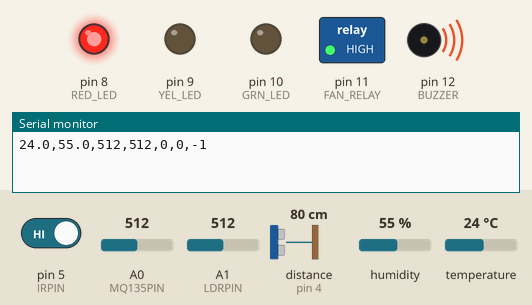
Simulated run of this sketch. Board: Arduino Uno, built with avr-gcc and run on an emulated ATmega328P. On the bench: switched loads named in the sketch (green lamp = pin HIGH), output pins drawn as LEDs (lit = HIGH), buzzer (waves = sounding, pin HIGH), the last lines printed to the serial monitor. Wiring (inferred from the names in the program): ultrasonic range finder: trigger pin 3; echo pin 4. The test bench sets the inputs (shaded band); at power-on: temperature 24 °C, A0 (MQ135PIN) = 512, pin 5 (IRPIN) HIGH, A1 (LDRPIN) = 512, distance to the obstacle (sensor on pin 4) 80 cm, humidity 55 %. The echo pulse lasts 58.3 µs per cm; pins used as bus, display or sensor lines are not drawn.

Above: at 1.8 s.
1.9 s: temperature set to 29 °C
5.2 s: temperature set to 32 °C
At 7.7 s:
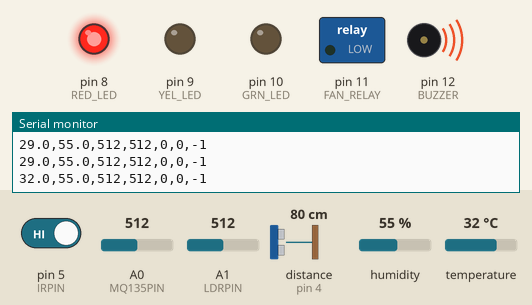
8.5 s: A0 (MQ135PIN) set to 411
10.2 s: A0 (MQ135PIN) set to 386
At 12.2 s:
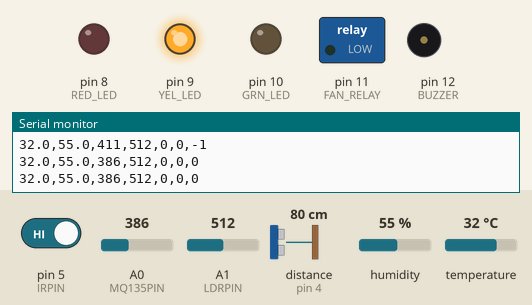
12.5 s: temperature set to 12 °C
At 13.5 s:
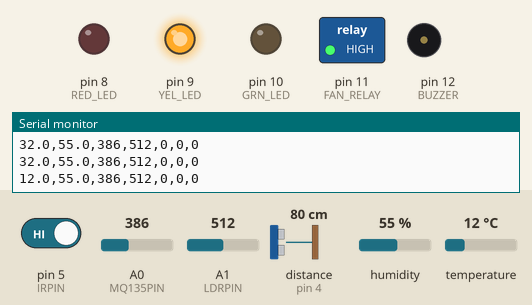
14.5 s: temperature set to 33 °C
At 17.0 s:
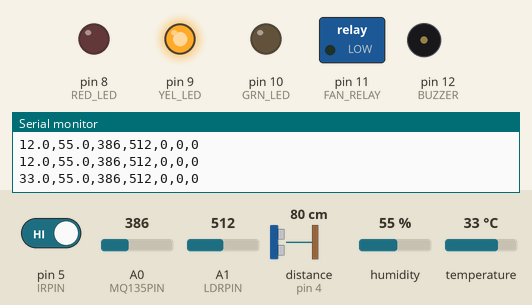
Timing chart, 0 to 18.5 s (numbered marks = the images above; inputs shaded):
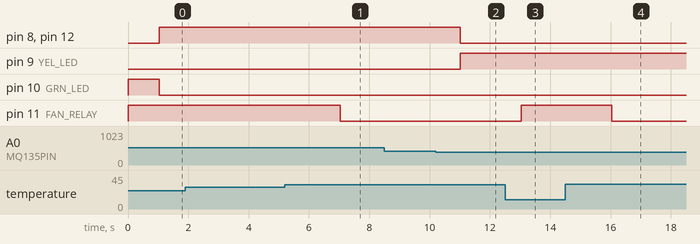

The sketch:

ParyavaranAI_Firmware.ino
```cpp
/*
 * PARYAVARAN AI - ULTIMATE EMBEDDED FIRMWARE
 * Includes: LED array with resistors, non-blocking timing, floating-pin protection
 */

#include <DHT.h>

// --- PIN DEFINITIONS ---
#define DHTPIN       2
#define DHTTYPE      DHT11
#define TRIGPIN      3
#define ECHOPIN      4
#define IRPIN        5
#define MQ135PIN     A0
#define LDRPIN       A1

// Visual Indicators (Each LED connected in series with a 220 Ohm resistor)
#define RED_LED      8
#define YEL_LED      9
#define GRN_LED      10

// Actuators
#define FAN_RELAY    11
#define BUZZER       12

DHT dht(DHTPIN, DHTTYPE);

// Non-blocking timer variables (Prevents delay lag)
unsigned long previousMillis = 0;
const long interval = 1000; // 1-second interval

// Smooth Analog Reader (Averages 10 samples to eliminate pin floating/noise)
int readSmoothedAnalog(int pin) {
  long sum = 0;
  for (int i = 0; i < 10; i++) {
    sum += analogRead(pin);
    delayMicroseconds(50);
  }
  return (int)(sum / 10);
}

void setup() {
  Serial.begin(9600);
  dht.begin();

  pinMode(TRIGPIN, OUTPUT);
  pinMode(ECHOPIN, INPUT);
  pinMode(IRPIN, INPUT_PULLUP); // Prevents random readings when unhooked

  // LED Output Pins
  pinMode(RED_LED, OUTPUT);
  pinMode(YEL_LED, OUTPUT);
  pinMode(GRN_LED, OUTPUT);

  // Actuator Output Pins
  pinMode(FAN_RELAY, OUTPUT);
  pinMode(BUZZER, OUTPUT);

  // Initial Hardware State
  digitalWrite(FAN_RELAY, HIGH); // Relay De-asserted (Active LOW)
  digitalWrite(BUZZER, LOW);

  // Initial LED State: Eco Mode Active
  digitalWrite(RED_LED, LOW);
  digitalWrite(YEL_LED, LOW);
  digitalWrite(GRN_LED, HIGH);
}

void loop() {
  unsigned long currentMillis = millis();

  // Non-blocking 1-second telemetry loop
  if (currentMillis - previousMillis >= interval) {
    previousMillis = currentMillis;

    // 1. Read DHT11 Temperature & Humidity
    float temp = dht.readTemperature();
    float hum = dht.readHumidity();
    if (isnan(temp) || temp <= 0) temp = 25.0; // Fallback if sensor unhooked
    if (isnan(hum) || hum <= 0) hum = 50.0;

    // 2. Ultrasonic Dustbin Distance Calculation
    digitalWrite(TRIGPIN, LOW);
    delayMicroseconds(2);
    digitalWrite(TRIGPIN, HIGH);
    delayMicroseconds(10);
    digitalWrite(TRIGPIN, LOW);
    long duration = pulseIn(ECHOPIN, HIGH, 25000); // 25ms timeout

    int binPercent = 0;
    if (duration > 0) {
      float distanceCm = duration * 0.034 / 2.0;
      binPercent = map(constrain((int)distanceCm, 5, 30), 5, 30, 100, 0);
    }

    // 3. Noise-Filtered Analog Sensor Readings
    int rawGas = readSmoothedAnalog(MQ135PIN);
    int rawLDR = readSmoothedAnalog(LDRPIN);
    int irState = (digitalRead(IRPIN) == LOW) ? 1 : 0;

    // 4. TriLogic Ternary State Engine Computation
    int triState = 1; // Default: Eco Mode (+1)
    if (temp > 35.0 || rawGas > 400 || binPercent > 85) {
      triState = -1; // Alert Mode
    } else if (temp > 30.0 || rawGas > 250 || binPercent > 70) {
      triState = 0;  // Balanced Mode
    }

    // 5. LED Array State Control
    if (triState == -1) {
      digitalWrite(RED_LED, HIGH); // Red LED ON (Alert)
      digitalWrite(YEL_LED, LOW);
      digitalWrite(GRN_LED, LOW);
    } else if (triState == 0) {
      digitalWrite(RED_LED, LOW);
      digitalWrite(YEL_LED, HIGH); // Yellow LED ON (Balanced)
      digitalWrite(GRN_LED, LOW);
    } else {
      digitalWrite(RED_LED, LOW);
      digitalWrite(YEL_LED, LOW);
      digitalWrite(GRN_LED, HIGH); // Green LED ON (Eco)
    }

    // 6. Actuator Outputs
    digitalWrite(BUZZER, (triState == -1) ? HIGH : LOW);
    digitalWrite(FAN_RELAY, (temp > 30.0) ? LOW : HIGH); // Active LOW relay cooling

    // 7. Stream Telemetry payload to Serial Line
    // Format: TEMP,HUM,GAS,LDR,BIN,IR,TRISTATE
    Serial.print(temp, 1);     Serial.print(",");
    Serial.print(hum, 1);      Serial.print(",");
    Serial.print(rawGas);      Serial.print(",");
    Serial.print(rawLDR);      Serial.print(",");
    Serial.print(binPercent);  Serial.print(",");
    Serial.print(irState);     Serial.print(",");
    Serial.println(triState);
  }
}
```

Measured:
- the behaviour switches between 30 and 31 °C on temperature (found by bisection; images 0 and 1)
- the behaviour switches between 401 and 400 on A0 (MQ135PIN) (found by bisection; images 1 and 2)
- after the input at 5.2 s, pin 11 (FAN_RELAY): HIGH → LOW after 1.8 s
- after the input at 10.2 s, pin 8 (RED_LED), pin 12 (BUZZER): HIGH → LOW after 0.81 s; pin 9 (YEL_LED): LOW → HIGH after 0.81 s
- after the input at 12.5 s, pin 11 (FAN_RELAY): LOW → HIGH after 0.53 s
- after the input at 14.5 s, pin 11 (FAN_RELAY): HIGH → LOW after 1.5 s
